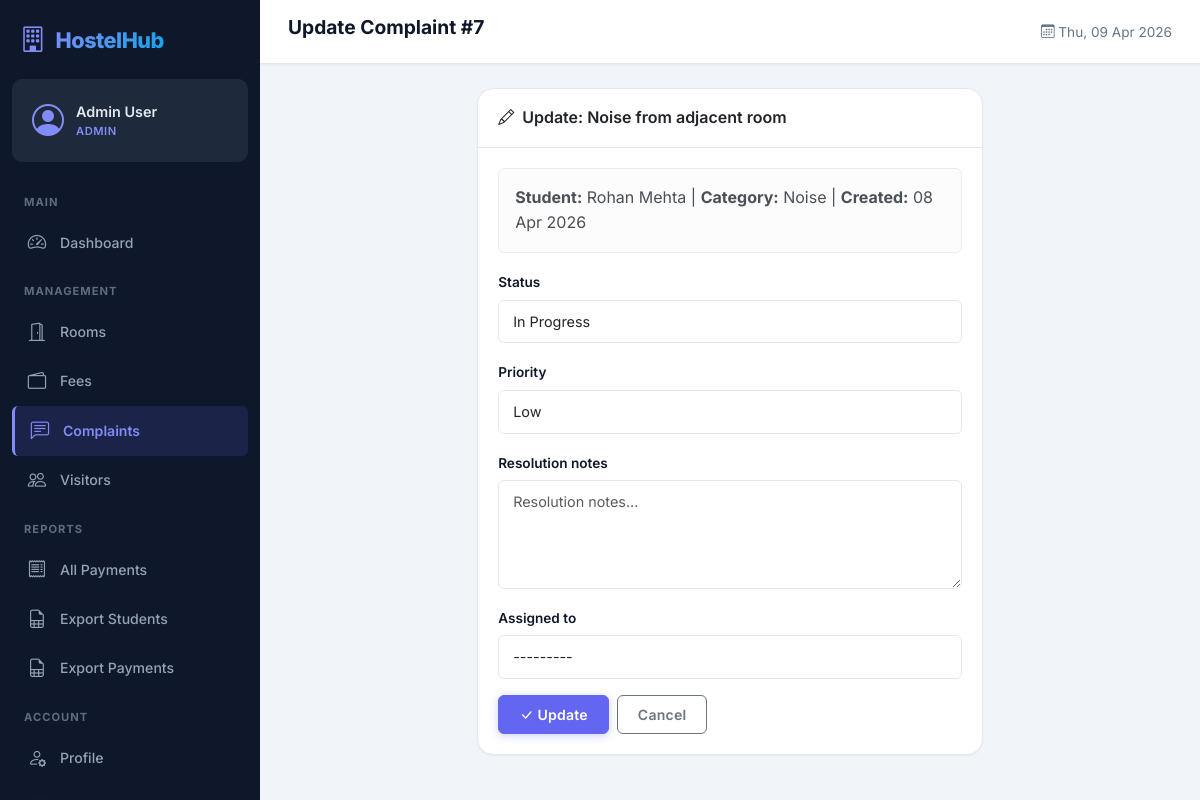
/complaints/7/update/ (signed in), run on the app's committed database.
### apps/accounts/models.py (models this page shows, shortened)
class CustomUser(AbstractUser):
    ROLE_CHOICES = [
        ('student', 'Student'),
        ('admin', 'Admin'),
        ('warden', 'Warden'),
    ]
    role = models.CharField(max_length=10, choices=ROLE_CHOICES, default='student')
    phone = models.CharField(max_length=15, blank=True)
    parent_phone = models.CharField(max_length=15, blank=True, verbose_name='Parent/Guardian Phone')
    address = models.TextField(blank=True)
    institution = models.CharField(max_length=200, blank=True, verbose_name='College/Institution')
    profile_pic = models.ImageField(upload_to='profile_pics/', blank=True, null=True)
    class Meta:
        verbose_name = 'User'
        verbose_name_plural = 'Users'
    def __str__(self):
        return f"{self.get_full_name() or self.username} ({self.get_role_display()})"
    @property
    def is_student(self):
        return self.role == 'student'
    @property
    def is_hostel_admin(self):
        return self.role == 'admin' or self.is_superuser

### apps/complaints/models.py (models this page shows, shortened)
class Complaint(models.Model):
    CATEGORY_CHOICES = [
        ('plumbing', 'Plumbing'),
        ('electrical', 'Electrical'),
        ('cleaning', 'Cleaning'),
        ('furniture', 'Furniture'),
        ('internet', 'Internet/WiFi'),
        ('security', 'Security'),
        ('noise', 'Noise'),
        ('other', 'Other'),
    ]
    STATUS_CHOICES = [
        ('open', 'Open'),
        ('in_progress', 'In Progress'),
        ('resolved', 'Resolved'),
        ('closed', 'Closed'),
    ]
    PRIORITY_CHOICES = [
        ('low', 'Low'),
        ('medium', 'Medium'),
        ('high', 'High'),
        ('urgent', 'Urgent'),
    ]
    student = models.ForeignKey(settings.AUTH_USER_MODEL, on_delete=models.CASCADE, related_name='complaints')
    category = models.CharField(max_length=20, choices=CATEGORY_CHOICES)
    priority = models.CharField(max_length=10, choices=PRIORITY_CHOICES, default='medium')
    subject = models.CharField(max_length=200)
    description = models.TextField()
    status = models.CharField(max_length=15, choices=STATUS_CHOICES, default='open')
    resolution_notes = models.TextField(blank=True)
    assigned_to = models.ForeignKey(
        settings.AUTH_USER_MODEL, on_delete=models.SET_NULL,
        null=True, blank=True, related_name='assigned_complaints'
    )
    created_at = models.DateTimeField(auto_now_add=True)
    updated_at = models.DateTimeField(auto_now=True)
    resolved_at = models.DateTimeField(null=True, blank=True)
    class Meta:
        ordering = ['-created_at']

### apps/complaints/views.py (the view)
# urls.py: path('<int:pk>/update/', views.complaint_update, name='complaint_update'),
@login_required
def complaint_update(request, pk):
    if not (request.user.is_hostel_admin or request.user.is_warden):
        messages.error(request, 'Access denied.')
        return redirect('dashboard:home')
    complaint = get_object_or_404(Complaint, pk=pk)
    if request.method == 'POST':
        form = ComplaintUpdateForm(request.POST, instance=complaint)
        if form.is_valid():
            complaint = form.save(commit=False)
            if complaint.status == 'resolved' and not complaint.resolved_at:
                complaint.resolved_at = timezone.now()
            complaint.save()
            messages.success(request, f'Complaint #{complaint.pk} updated.')
            return redirect('complaints:complaint_detail', pk=complaint.pk)
    else:
        form = ComplaintUpdateForm(instance=complaint)
    return render(request, 'complaints/complaint_update.html', {
        'form': form,
        'complaint': complaint,
    })

### apps/complaints/forms.py
class ComplaintUpdateForm(forms.ModelForm):
    class Meta:
        model = Complaint
        fields = ['status', 'priority', 'resolution_notes', 'assigned_to']
        widgets = {
            'status': forms.Select(attrs={'class': 'form-control'}),
            'priority': forms.Select(attrs={'class': 'form-control'}),
            'resolution_notes': forms.Textarea(attrs={
                'class': 'form-control',
                'rows': 4,
                'placeholder': 'Resolution notes...'
            }),
            'assigned_to': forms.Select(attrs={'class': 'form-control'}),
        }

### templates/complaints/complaint_update.html (shortened to what this page needs)
{% extends 'base.html' %}
{% block page_title %}Update Complaint #{{ complaint.pk }}{% endblock %}
{% block content %}
<div class="row justify-content-center">
    <div class="col-lg-7">
        <div class="card animate-slide-up">
            <div class="card-header">
                <i class="bi bi-pencil me-2"></i>Update: {{ complaint.subject }}
            </div>
            <div class="card-body">
                <div class="alert alert-light">
                    <strong>Student:</strong> {{ complaint.student.get_full_name }} |
                    <strong>Category:</strong> {{ complaint.get_category_display }} |
                    <strong>Created:</strong> {{ complaint.created_at|date:"d M Y" }}
                </div>
                <form method="POST">
                    {% for field in form %}
                    <div class="mb-3">
                        <label class="form-label">{{ field.label }}</label>
                        {{ field }}
                    </div>
                    {% endfor %}
                    <div class="d-flex gap-2">
                        <button type="submit" class="btn btn-primary">
                            <i class="bi bi-check-lg me-1"></i>Update
                        </button>
                        <a href="{% url 'complaints:complaint_detail' complaint.pk %}" class="btn btn-outline-secondary">Cancel</a>
                    </div>
                </form>
            </div>
        </div>
    </div>
</div>
{% endblock %}

### templates/base.html (shortened to what this page needs)
{% load static %}
<!DOCTYPE html>
<html lang="en" data-bs-theme="light">
<head>
    <link href="https://cdn.jsdelivr.net/npm/bootstrap@5.3.3/dist/css/bootstrap.min.css" rel="stylesheet">
    <link rel="stylesheet" href="https://cdn.jsdelivr.net/npm/bootstrap-icons@1.11.3/font/bootstrap-icons.min.css">
    <link rel="stylesheet" href="{% static 'css/style.css' %}">
</head>
<body>
    {% if user.is_authenticated %}
    <div class="app-wrapper">
        <nav class="sidebar" id="sidebar">
            <div class="sidebar-header">
                <div class="brand">
                    <i class="bi bi-building"></i>
                    <span class="brand-text">HostelHub</span>
                </div>
            </div>
            <div class="sidebar-user">
                <div class="user-avatar">
                    <i class="bi bi-person-circle"></i>
                </div>
                <div class="user-info">
                    <span class="user-name">{{ user.get_full_name|default:user.username }}</span>
                    <span class="user-role badge-role">{{ user.get_role_display }}</span>
                </div>
            </div>
            <ul class="sidebar-nav">
                <li class="nav-section">Main</li>
                <li class="nav-item {% if request.resolver_match.url_name == 'home' %}active{% endif %}">
                    <a href="{% url 'dashboard:home' %}">
                        <i class="bi bi-speedometer2"></i>
                        <span>Dashboard</span>
                    </a>
                </li>
                <li class="nav-section">Management</li>
                <li class="nav-item {% if 'rooms' in request.resolver_match.app_name %}active{% endif %}">
                    <a href="{% url 'rooms:room_list' %}">
                        <i class="bi bi-door-open"></i>
                        <span>Rooms</span>
                    </a>
                </li>
                <li class="nav-item {% if 'fees' in request.resolver_match.app_name %}active{% endif %}">
                    <a href="{% url 'fees:fee_dashboard' %}">
                        <i class="bi bi-wallet2"></i>
                        <span>Fees</span>
                    </a>
                </li>
                <li class="nav-item {% if 'complaints' in request.resolver_match.app_name %}active{% endif %}">
                    <a href="{% url 'complaints:complaint_list' %}">
                        <i class="bi bi-chat-left-text"></i>
                        <span>Complaints</span>
                    </a>
                </li>
                <li class="nav-item {% if 'visitors' in request.resolver_match.app_name %}active{% endif %}">
                    <a href="{% url 'visitors:visitor_list' %}">
                        <i class="bi bi-people"></i>
                        <span>Visitors</span>
                    </a>
                </li>
                {% if user.is_hostel_admin or user.is_warden %}
                <li class="nav-section">Reports</li>
                <li class="nav-item">
                    <a href="{% url 'fees:all_payments' %}">
                        <i class="bi bi-receipt"></i>
                        <span>All Payments</span>
                    </a>
                </li>
                <li class="nav-item">
                    <a href="{% url 'dashboard:export_csv' 'students' %}">
                        <i class="bi bi-file-earmark-spreadsheet"></i>
                        <span>Export Students</span>
                    </a>
                </li>
                <li class="nav-item">
                    <a href="{% url 'dashboard:export_csv' 'payments' %}">
                        <i class="bi bi-file-earmark-spreadsheet"></i>
                        <span>Export Payments</span>
                    </a>
                </li>
                {% endif %}
                <li class="nav-section">Account</li>
                <li class="nav-item {% if request.resolver_match.url_name == 'profile' %}active{% endif %}">
                    <a href="{% url 'accounts:profile' %}">
                        <i class="bi bi-person-gear"></i>
                        <span>Profile</span>
                    </a>
                </li>
                <li class="nav-item">
                    <a href="{% url 'accounts:logout' %}" class="text-danger">
                        <i class="bi bi-box-arrow-left"></i>
                    </a>
                </li>
            </ul>
        </nav>
        <main class="main-content">
            <header class="top-navbar">
                <h1 class="page-title">{% block page_title %}Dashboard{% endblock %}</h1>
                <div class="navbar-actions">
                    <span class="welcome-text d-none d-sm-inline">
                        <i class="bi bi-calendar3"></i>
                        {% now "D, d M Y" %}
                    </span>
                </div>
            </header>
            <div class="content-area">
                {% block content %}{% endblock %}
            </div>
        </main>
    </div>
    {% endif %}
</body>
</html>

### data on the page
CustomUser: get_full_name "Admin User", role "ADMIN"
Complaint: pk "7", subject "Noise from adjacent room", student.get_full_name "Rohan Mehta", category "Noise", created_at "08 Apr 2026", form "In Progress" "Low" "---------"

### other printed values
{{ field.label }} "Status" "Priority" "Resolution notes" "Assigned to"
